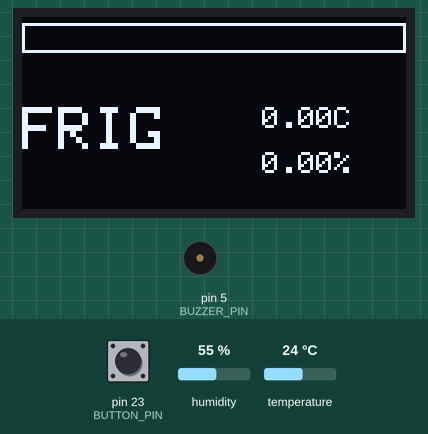
Recording of a sketch running on a simulated Arduino Mega 2560, built with avr-gcc and run on an emulated ATmega2560. Parts: 128×64 one-colour display, buzzer (waves = sounding, pin HIGH). The test bench sets the inputs (shaded band); at power-on: temperature 24 °C, pin 23 (BUTTON_PIN) HIGH, humidity 55 %. What the sketch prints to the serial monitor is not drawn.

Above: at 1.2 s.
1.3 s: temperature set to 28 °C
At 2.5 s:
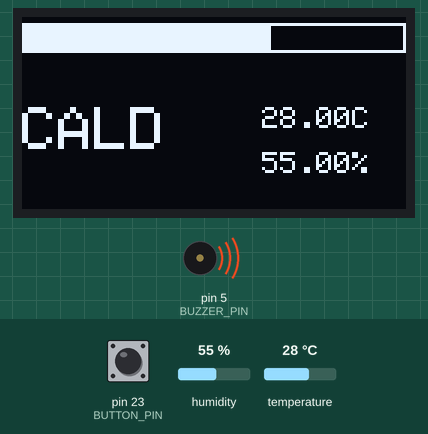
3.5 s: pin 23 (BUTTON_PIN) pulled LOW for 0.15 s
At 4.7 s:
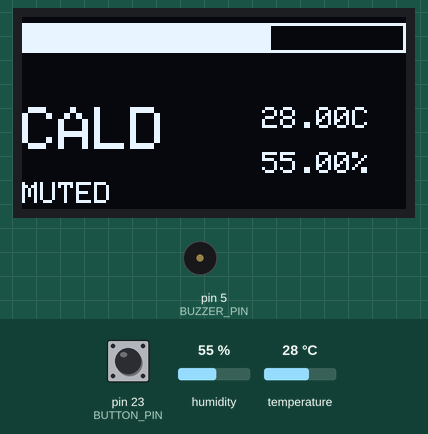
5.1 s: temperature set to 24 °C
At 7.2 s:
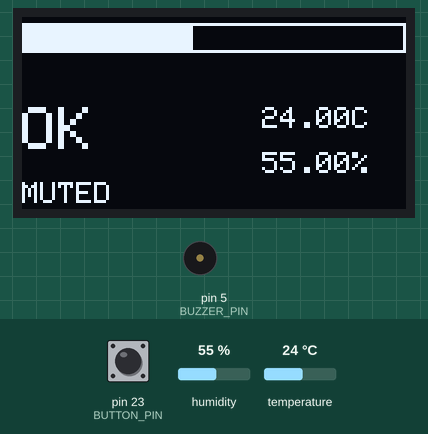
7.5 s: temperature set to 19 °C
At 13.89 s:
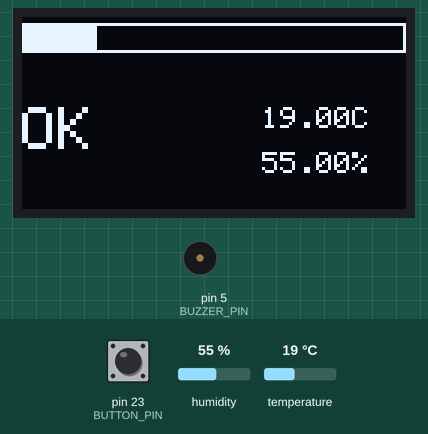
13.9 s: temperature set to 16 °C
At 14.9 s:
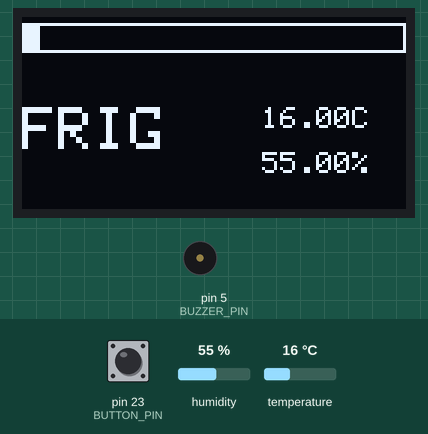
15.6 s: pin 23 (BUTTON_PIN) pulled LOW for 1 s
At 16.6 s:
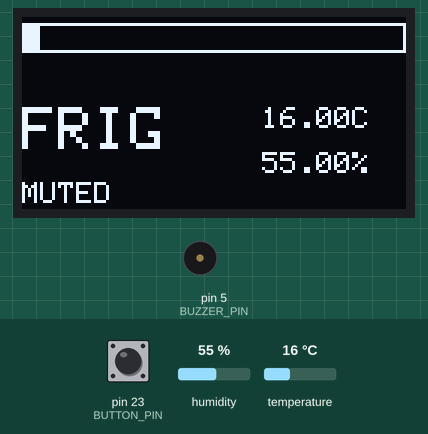
Timing chart, 0 to 18.6 s (numbered marks = the images above; inputs shaded):
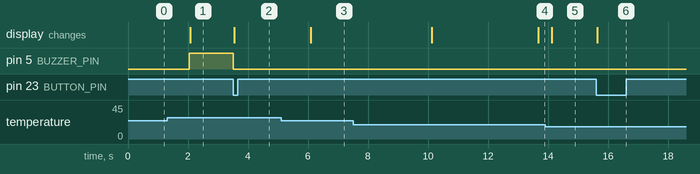

The sketch:

Code.ino
```cpp
#include <Wire.h>
#include <Adafruit_GFX.h>
#include <Adafruit_SSD1306.h>
#include <DHT.h>

#define SCREEN_WIDTH 128
#define SCREEN_HEIGHT 64

Adafruit_SSD1306 display(SCREEN_WIDTH, SCREEN_HEIGHT, &Wire, -1);

#define DHTPIN 4
#define DHTTYPE DHT11
DHT dht(DHTPIN, DHTTYPE);

#define BUZZER_PIN 5
#define BUTTON_PIN 23  // D5

unsigned long muteUntil = 0;
unsigned long lastDHTRead = 0;

float temp = 0;
float hum = 0;

void setup() {
  Serial.begin(115200);

  pinMode(BUZZER_PIN, OUTPUT);
  pinMode(BUTTON_PIN, INPUT_PULLUP);

  if (!display.begin(SSD1306_SWITCHCAPVCC, 0x3C)) {
    while (true);
  }

  dht.begin();
}

void loop() {

  // 🔘 CITIRE BUTON NON-STOP
  if (digitalRead(BUTTON_PIN) == LOW) {
    muteUntil = millis() + 10000;
    Serial.println("MUTE ACTIVAT");
  }

  bool isMuted = millis() < muteUntil;

  // 🌡️ CITIRE DHT (la 2 sec)
  if (millis() - lastDHTRead > 2000) {
  lastDHTRead = millis();

  float t = dht.readTemperature();
  float h = dht.readHumidity();

  if (!isnan(t) && !isnan(h)) {
    temp = t;
    hum = h;

    // ✅ ADD THIS
    Serial.print("Temp: ");
    Serial.print(temp);
    Serial.print(" C | Hum: ");
    Serial.print(hum);
    Serial.println(" %");
  } else {
    Serial.println("Failed to read from DHT");
  }
}

  // 🔔 BUZZER
  if (!isMuted && temp > 26) {
    digitalWrite(BUZZER_PIN, HIGH);
  } else {
    digitalWrite(BUZZER_PIN, LOW);
  }

  // 🖥️ DISPLAY
  display.clearDisplay();
  display.setTextColor(WHITE);

  int barWidth = map((int)temp, 15, 35, 0, 128);
  barWidth = constrain(barWidth, 0, 128);

  display.drawRect(0, 2, 128, 10, WHITE);
  display.fillRect(0, 2, barWidth, 10, WHITE);

  display.setTextSize(2);
  display.setCursor(0, 30);

  if (temp < 18) display.println("FRIG");
  else if (temp < 26) display.println("OK");
  else display.println("CALD");

  display.setTextSize(1);
  display.setCursor(80, 30);
  display.print(temp);
  display.println("C");

  display.setCursor(80, 45);
  display.print(hum);
  display.println("%");

  if (isMuted) {
    display.setCursor(0, 55);
    display.println("MUTED");
  }

  display.display();
}
```

Measured:
- the behaviour switches between 26 and 25 °C on temperature (found by bisection; images 2 and 3)
- the behaviour switches between 18 and 17 °C on temperature (found by bisection; images 4 and 5)
- after the input at 1.3 s, pin 5 (BUZZER_PIN): LOW → HIGH after 0.74 s; the display: changes after 0.77 s (image 1)
- after the input at 3.5 s, pin 5 (BUZZER_PIN): HIGH → LOW at once; the display: changes at once (image 2)
- after the input at 5.1 s, the display: changes after 0.99 s (image 3)
- after the input at 7.5 s, the display: first changes after 2.6 s (image 4 shows a later state)
- after the input at 13.9 s, the display: changes after 0.23 s (image 5)
- after the input at 15.6 s, the display: changes at once (image 6)
